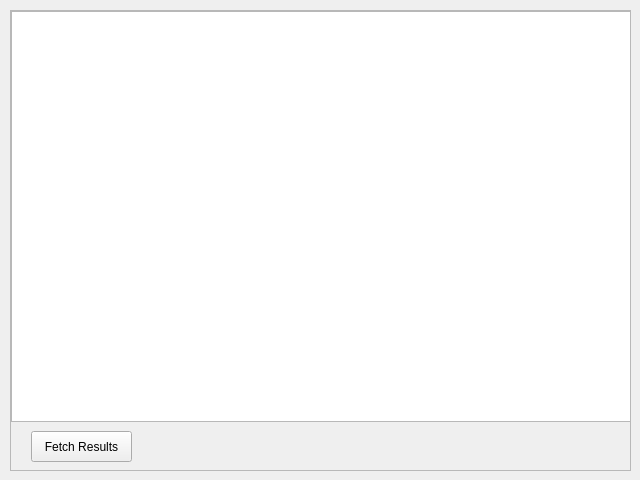
<?xml version="1.0" encoding="UTF-8"?>
<ui version="4.0">
 <class>Form</class>
 <widget class="QWidget" name="Form">
  <property name="geometry">
   <rect>
    <x>0</x>
    <y>0</y>
    <width>640</width>
    <height>480</height>
   </rect>
  </property>
  <property name="windowTitle">
   <string>Form</string>
  </property>
  <widget class="QScrollArea" name="scrollArea">
   <property name="geometry">
    <rect>
     <x>10</x>
     <y>10</y>
     <width>621</width>
     <height>461</height>
    </rect>
   </property>
   <property name="widgetResizable">
    <bool>true</bool>
   </property>
   <widget class="QWidget" name="scrollAreaWidgetContents">
    <property name="geometry">
     <rect>
      <x>0</x>
      <y>0</y>
      <width>619</width>
      <height>459</height>
     </rect>
    </property>
    <widget class="QTableView" name="uiResultsTableView">
     <property name="geometry">
      <rect>
       <x>0</x>
       <y>0</y>
       <width>621</width>
       <height>411</height>
      </rect>
     </property>
    </widget>
    <widget class="QPushButton" name="uiFetchResultsButton">
     <property name="geometry">
      <rect>
       <x>20</x>
       <y>420</y>
       <width>101</width>
       <height>31</height>
      </rect>
     </property>
     <property name="text">
      <string>Fetch Results</string>
     </property>
    </widget>
   </widget>
  </widget>
 </widget>
 <resources/>
 <connections/>
</ui>
